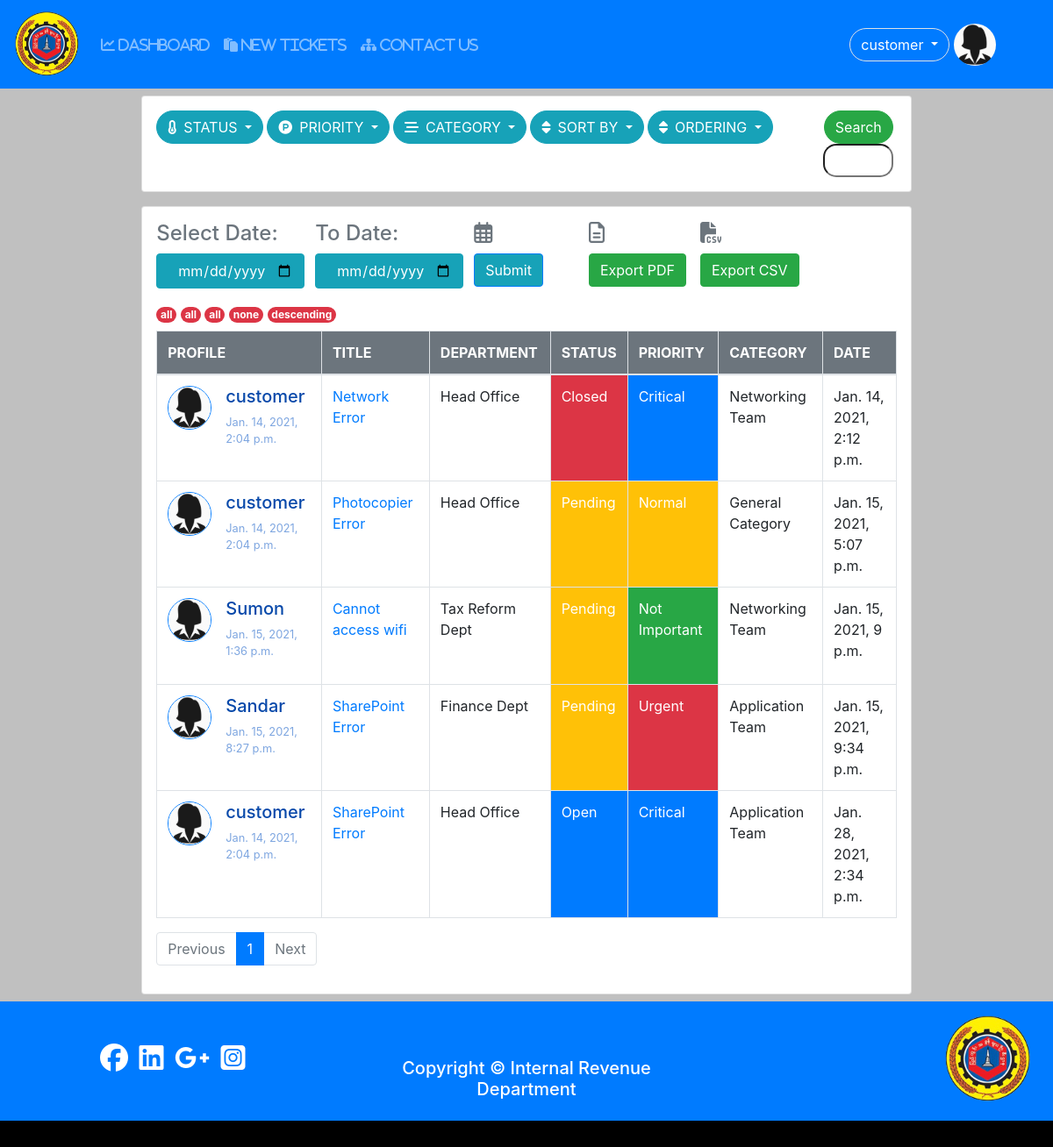
Page /tickets (signed in) on the committed database.
### user/models.py (models this page shows, shortened)
class Profile(models.Model):#User
	user = models.OneToOneField(settings.AUTH_USER_MODEL,on_delete=models.CASCADE);
	photo = models.ImageField(null=True,blank=True,default='default.jpg');
	birthday = models.DateField(null=True,blank=True);
	phone = models.CharField(max_length=20,null=True,blank=True);
	address = models.TextField(null=True,blank=True);
	category = models.ForeignKey(Category,on_delete=models.CASCADE,blank=True,null=True);
	GENDER = (
				('other','Other'), # (Key,value)
				('male','Male'),
				('female','Female')
			);
	gender = models.CharField(max_length=100,choices = GENDER,default='other');

### tickets/models.py (models this page shows, shortened)
class Tickets(models.Model):
	user = models.ForeignKey(User,on_delete=models.CASCADE);
	category = models.ForeignKey(Category,on_delete=models.CASCADE,blank=True,null=True);
	name = models.CharField(max_length = 200);
	subject = models.CharField(max_length = 300);
	description = models.TextField();
	attachment = models.FileField(upload_to = "tickets/files/",null=True,blank=True);
	STATUS_CHOICES = (
						('Open','open'), # (Key,value)
						('Pending','pending'),
						('Closed','closed')
					 );
	SET_PRIORITY = (
					('critical','Critical'),
					('urgent','Urgent'),
					('normal','Normal'),
					('not_important','Not Important'),
				   );
	status = models.CharField(max_length=100,choices=STATUS_CHOICES,default='Open');
	priority = models.CharField(max_length=100,choices= SET_PRIORITY,default = 'not_important');
	created = models.DateTimeField(auto_now_add =True);
	updated = models.DateTimeField(auto_now = True);

class Category(models.Model):
	name = models.CharField(max_length=150);
	slug = models.SlugField(max_length=150,unique=True);

### tickets/views.py (the view)
# urls.py: path('',include('tickets.urls')),
@login_required
def tickets(request):
	categories = Category.objects.all();
	tickets,cat_none = tickets_filter(request);
	clear = False;
	if date['start-date'] and date['end-date']:
		clear = True;
	else:
		clear = False;
	paginator,page_obj,tickets,page = paginated(request,tickets,5);
	return render(request,'tickets/tickets.html',{'nav_ticket':'active',
												  'categories':categories,
												  'tickets':tickets,
												  'find':find,
												  'cat_none':cat_none,
												  'page_obj':page_obj,
												  'paginator':paginator,
												  'page':int(page),
												  'clear':clear,
													});

### tickets/views.py (called while the page is built)
def paginated(request,objects,number):
	paginator = Paginator(objects,number);
	try:
		page = request.GET.get('page'); # page no variable
		page_obj =paginator.get_page(page);
		objects = paginator.page(page);
	except PageNotAnInteger:
		page = 1;
		page_obj = paginator.get_page(1);
		objects = paginator.page(1);
	return paginator,page_obj,objects,page;

### tickets/templates/tickets/tickets.html
{% extends 'user/base.html' %}
{% block content %}
	{% include 'tickets/ticket_mgmt.html' %}
	{% include 'tickets/tickets_view.html' %}
{% endblock %}

### user/templates/user/naviation.html (shortened to what this page needs)
  <nav class="navbar navbar-expand-lg navbar-dark bg-primary">
  {% load static %}
  <a class="navbar-brand" href="{% url 'dashboard' %}">
    <img src="{% static 'pictures/logo1_no_background.png' %}"
    width="75" height="75"
    class="animate__animated animate__flipInX"
    >
  </a>
  <div class="collapse navbar-collapse" id="navbarNavDropdown">
    <ul class="navbar-nav">
      <li class="nav-item {{dashboard}}">
        <a class="nav-link" href="{% url 'dashboard'%}"><i class="fas fa-chart-line"> DASHBOARD</i><span class="sr-only">(current)</span></a>
      </li>
      {% if user.is_superuser or user.is_staff %}
        {% if user.is_superuser %}
        <li class="nav-item {{tech}}">
          <a class="nav-link" href="{% url 'tech-view' %}"><i class="fas fa-users-cog"> TECHNICIAN</i></a>
        </li>
        <li class="nav-item {{customer}}">
          <a class="nav-link" href="{% url 'customer-view' %}"><i class="fas fa-users"> CUSTOMERS</i></a>
        </li>
        {% endif %}
        <li class="nav-item {{category}}">
          <a class="nav-link" href="{% url 'new-category' %}"><i class="fas fa-stream"> CATEGORY</i></a>
        </li>
        <li class="nav-item {{nav_ticket}}">
          <a class="nav-link" href="{% url 'tickets' %}"><i class="fas fa-paste"> TICKETS</i></a>
        </li>
          {% else %}
        <li class="nav-item {{new_ticket}}">
          <a class="nav-link" href="/create"><i class="fas fa-paste"> NEW TICKETS</i></a>
        </li>
        <li class="nav-item {{contact_us}}">
          <a class="nav-link" href="/user/system/contact-us"><i class="fas fa-sitemap"> CONTACT US</i></a>
        </li>
          {% endif %}
    </ul>
  </div>
        <div class="btn-group">
            <button type="button" class="btn btn-primary border rounded-pill m-1 dropdown-toggle" data-toggle="dropdown" aria-haspopup="true" aria-expanded="false">
              {{user.username}}
            </button>
          </div>
          <img src = '{{user.profile.photo.url}}' class="rounded-circle border border-primary mr-5" style="width:50px; height:50px;">
</nav>

### tickets/templates/tickets/tickets_view.html (shortened to what this page needs)
<div class="d-flex justify-content-center">
	<div class="card p-3 m-2 w-75">
<form class="d-flex">
    <div class="d-flex justify-content-between mr-2">
      <div class="d-flex flex-column mr-2">
        <h4 class="text-secondary">Select Date:</h4>
        <input type="date" name="start-date" class="btn btn-info bg-info text-white text-center mr-1">
      </div>
      <div class="d-flex flex-column">
        <h4 class="text-secondary">To Date:</h4>
        <input type="date" name="end-date" class="btn btn-info bg-info text-white text-center mr-1">
      </div>
    </div>
      <div class="d-flex flex-column mr-5">
        {% if clear %}
        <h4 class="text-primary">
            <i class="far fa-trash-alt"></i>
        </h4>
        <a href="tickets/date/clear" class="btn btn-success">Clear</a>
        {% else %}
        <h4 class="text-secondary">
            <i class="far fa-calendar-alt"></i>
        </h4>
        <input type="submit" name="submit" class=" btn btn-primary bg-info text-white text-center mr-1">
        {% endif %}
      </div>
    <div class="d-flex flex-column">
    <h4 class="text-secondary">
    	<i class="far fa-file-alt"></i>
	</h4>
    <a href="tickets/pdf" class="btn btn-success mr-3">Export PDF</a>
	</div>
	<div class="d-flex flex-column">
    <h4 class="text-secondary">
    	<i class="fas fa-file-csv"></i>
	</h4>
    <a href="tickets/csv" class="btn btn-success">Export CSV</a>
	</div>
    </form>
<div class="mt-3">
<span class="badge badge-danger rounded-pill">{{find.status}}</span>
<span class="badge badge-danger rounded-pill">{{find.priority}}</span>
{% if find.category == 'all' and cat_none == False %}
	<span class="badge badge-danger rounded-pill">all</span>
{% endif %}
<span class="badge badge-danger rounded-pill">{{find.sort}}</span>
<span class="badge badge-danger rounded-pill">{{find.order}}</span>
</div>
<table class="table table-bordered mt-2">
	<thead class="bg-secondary">
		<tr>
			<th scope="col" class="text-white">PROFILE</th>
			<th scope="col" class="text-white">TITLE</th>
			<th scope="col" class="text-white">DEPARTMENT</th>
			<th scope="col" class="text-white">STATUS</th>
			<th scope="col" class="text-white">PRIORITY</th>
			<th scope="col" class="text-white">CATEGORY</th>
			<th scope="col" class="text-white">DATE</th>
			<tbody>
		{% for ticket in tickets  %}
			<tr>
				<td>
					<div style="display: inline-flex;">
						<a href="{% url 'user-detail-view' id=ticket.user.id %}">
							<img src="{{ticket.user.profile.photo.url}}" alt="profile"
							width="50" height="50"
							class="border border-primary rounded-circle mr-3">
						</a>
						<div>
							<a href="{% url 'user-detail-view' id=ticket.user.id %}">
								<h5 style="color: #0849AA;">{{ticket.user.username}}</h5>
							</a>
							<p style="font-size: 0.8em;color: #7EA6E0;">{{ticket.user.date_joined}}</p>
						</div>
					</div>
				</td>
				<td>
					<a href="{% url 'ticket-detail' id=ticket.id %}">
					{{ticket.subject}}
					</a>
				</td>
				<td>{{ticket.name}}</td>
				{% if ticket.status == 'Open' %}
				<td class="bg-primary text-white">Open</td>
				{% elif ticket.status == 'Closed' %}
				<td class="bg-danger text-white">Closed</td>
				{% else %}
				<td class="bg-warning text-white">Pending</td>
				{% endif %}
				{% if ticket.priority == 'critical' %}
				<td class="bg-primary text-white">Critical</td>
				{% elif ticket.priority == 'urgent' %}
				<td class="bg-danger text-white">Urgent</td>
				{% elif ticket.priority == 'normal' %}
				<td class="bg-warning text-white">Normal</td>
				{% else %}
				<td class="bg-success text-white">Not Important</td>
				{% endif %}
				<td>{{ticket.category.name}}</td>
				<td>{{ticket.created}}</td>
			</tr>
		{% endfor %}
	</tbody>
		</tr>
	</thead>
</table>
{% include 'tickets/paginator.html' %}
</div>
</div>

### user/static/css/style.css (style rules this page uses)
body,html { margin: 0; width: 100%; height: 100%; }

### rows in the picture
Tickets: user.profile.photo (placeholder picture), user.username "customer", user.date_joined "Jan. 14, 2021, 2:04 p.m.", subject "Network Error", name "Head Office", status "Closed", priority "Critical", category.name "Networking Team", created "Jan. 14, 2021, 2:12 p.m."
Tickets: user.profile.photo (placeholder picture), user.username "customer", user.date_joined "Jan. 14, 2021, 2:04 p.m.", subject "Photocopier Error", name "Head Office", status "Pending", priority "Normal", category.name "General Category", created "Jan. 15, 2021, 5:07 p.m."
Tickets: user.profile.photo (placeholder picture), user.username "Sumon", user.date_joined "Jan. 15, 2021, 1:36 p.m.", subject "Cannot access wifi", name "Tax Reform Dept", status "Pending", priority "Not Important", category.name "Networking Team", created "Jan. 15, 2021, 9 p.m."
Tickets: user.profile.photo (placeholder picture), user.username "Sandar", user.date_joined "Jan. 15, 2021, 8:27 p.m.", subject "SharePoint Error", name "Finance Dept", status "Pending", priority "Urgent", category.name "Application Team", created "Jan. 15, 2021, 9:34 p.m."
Tickets: user.profile.photo (placeholder picture), user.username "customer", user.date_joined "Jan. 14, 2021, 2:04 p.m.", subject "SharePoint Error", name "Head Office", status "Open", priority "Critical", category.name "Application Team", created "Jan. 28, 2021, 2:34 p.m."

### other values in the picture
{{ user.username }} "customer"
{{ find.status }} "all"
{{ find.priority }} "all"
{{ find.sort }} "none"
{{ find.order }} "descending"
{{ pg }} "1"
